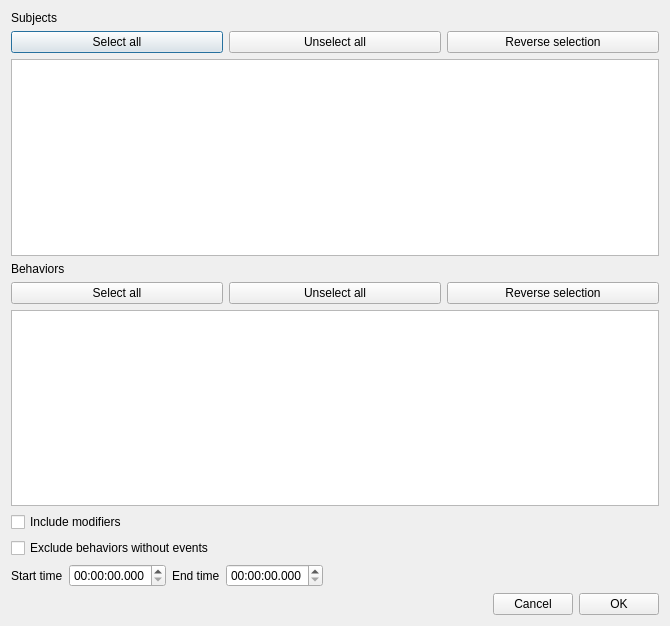
<?xml version="1.0" encoding="UTF-8"?>
<ui version="4.0">
 <class>Dialog</class>
 <widget class="QDialog" name="Dialog">
  <property name="geometry">
   <rect>
    <x>0</x>
    <y>0</y>
    <width>670</width>
    <height>626</height>
   </rect>
  </property>
  <property name="windowTitle">
   <string>Parameters</string>
  </property>
  <layout class="QVBoxLayout" name="verticalLayout_2">
   <item>
    <layout class="QVBoxLayout" name="verticalLayout">
     <item>
      <widget class="QLabel" name="lbSubjects">
       <property name="text">
        <string>Subjects</string>
       </property>
      </widget>
     </item>
     <item>
      <layout class="QHBoxLayout" name="horizontalLayout_3">
       <item>
        <widget class="QPushButton" name="pbSelectAllSubjects">
         <property name="text">
          <string>Select all</string>
         </property>
        </widget>
       </item>
       <item>
        <widget class="QPushButton" name="pbUnselectAllSubjects">
         <property name="text">
          <string>Unselect all</string>
         </property>
        </widget>
       </item>
       <item>
        <widget class="QPushButton" name="pbReverseSubjectsSelection">
         <property name="text">
          <string>Reverse selection</string>
         </property>
        </widget>
       </item>
      </layout>
     </item>
     <item>
      <widget class="QListWidget" name="lwSubjects"/>
     </item>
     <item>
      <widget class="QLabel" name="lbBehaviors">
       <property name="text">
        <string>Behaviors</string>
       </property>
      </widget>
     </item>
     <item>
      <layout class="QHBoxLayout" name="horizontalLayout_4">
       <item>
        <widget class="QPushButton" name="pbSelectAllBehaviors">
         <property name="text">
          <string>Select all</string>
         </property>
        </widget>
       </item>
       <item>
        <widget class="QPushButton" name="pbUnselectAllBehaviors">
         <property name="text">
          <string>Unselect all</string>
         </property>
        </widget>
       </item>
       <item>
        <widget class="QPushButton" name="pbReverseBehaviorsSelection">
         <property name="text">
          <string>Reverse selection</string>
         </property>
        </widget>
       </item>
      </layout>
     </item>
     <item>
      <widget class="QListWidget" name="lwBehaviors"/>
     </item>
     <item>
      <widget class="QCheckBox" name="cbIncludeModifiers">
       <property name="text">
        <string>Include modifiers</string>
       </property>
      </widget>
     </item>
     <item>
      <widget class="QCheckBox" name="cbExcludeBehaviors">
       <property name="text">
        <string>Exclude behaviors without events</string>
       </property>
      </widget>
     </item>
     <item>
      <layout class="QHBoxLayout" name="horizontalLayout">
       <item>
        <widget class="QLabel" name="lbStartTime">
         <property name="text">
          <string>Start time</string>
         </property>
        </widget>
       </item>
       <item>
        <widget class="QTimeEdit" name="teStartTime">
         <property name="displayFormat">
          <string>hh:mm:ss.zzz</string>
         </property>
        </widget>
       </item>
       <item>
        <widget class="QLabel" name="lbEndTime">
         <property name="text">
          <string>End time</string>
         </property>
        </widget>
       </item>
       <item>
        <widget class="QTimeEdit" name="teEndTime">
         <property name="displayFormat">
          <string>hh:mm:ss.zzz</string>
         </property>
        </widget>
       </item>
       <item>
        <spacer name="horizontalSpacer_2">
         <property name="orientation">
          <enum>Qt::Horizontal</enum>
         </property>
         <property name="sizeHint" stdset="0">
          <size>
           <width>40</width>
           <height>20</height>
          </size>
         </property>
        </spacer>
       </item>
      </layout>
     </item>
     <item>
      <layout class="QHBoxLayout" name="horizontalLayout_2">
       <item>
        <spacer name="horizontalSpacer">
         <property name="orientation">
          <enum>Qt::Horizontal</enum>
         </property>
         <property name="sizeHint" stdset="0">
          <size>
           <width>40</width>
           <height>20</height>
          </size>
         </property>
        </spacer>
       </item>
       <item>
        <widget class="QPushButton" name="pbCancel">
         <property name="text">
          <string>Cancel</string>
         </property>
        </widget>
       </item>
       <item>
        <widget class="QPushButton" name="pbOK">
         <property name="text">
          <string>OK</string>
         </property>
        </widget>
       </item>
      </layout>
     </item>
    </layout>
   </item>
  </layout>
 </widget>
 <resources/>
 <connections/>
</ui>
